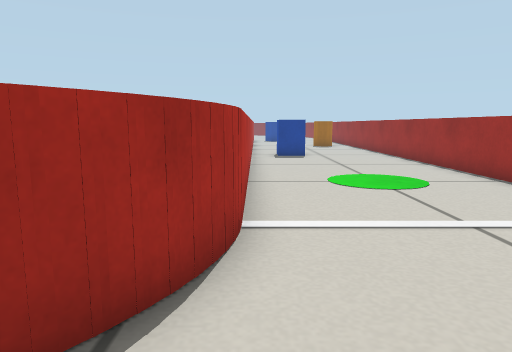
[1] (above)

24 first-person views from a walk through a robot-simulator world made for Gazebo. The camera is 0.35 m above the floor, tilts 8° down and sees 70° across. The lines on the ground mark 1 m squares. The floor is counted in squares, 0.25 m on a side. Each view is taken from the middle of a square. On the plan, view 1 faces up. The plan holds only what a view shows up to about 16 squares ahead; the rest is blank. The place goes on beyond the plan.

[2]
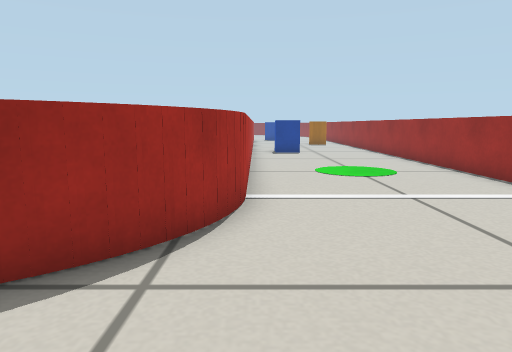

[3]
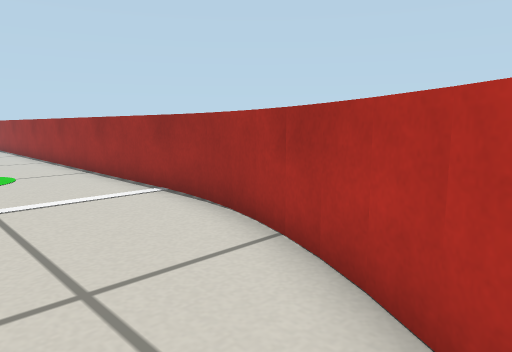

[4]
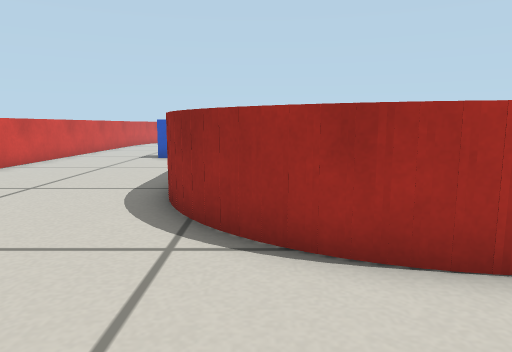

[5]
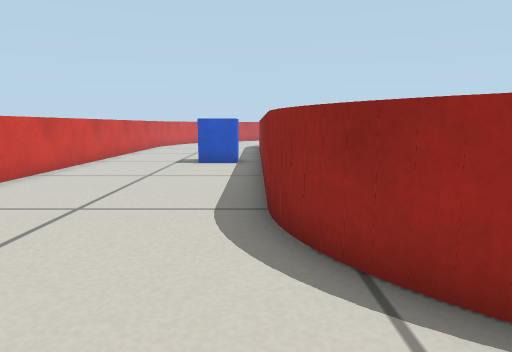

[6]
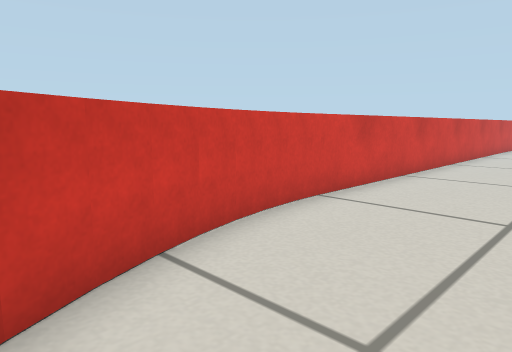

[7]
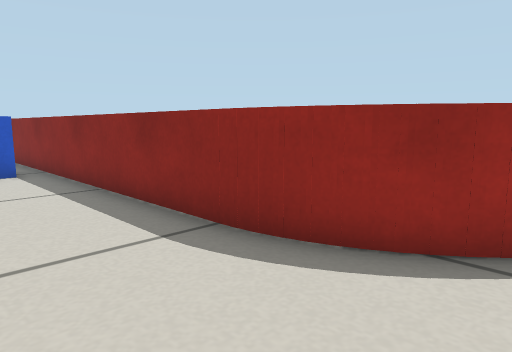

[8]
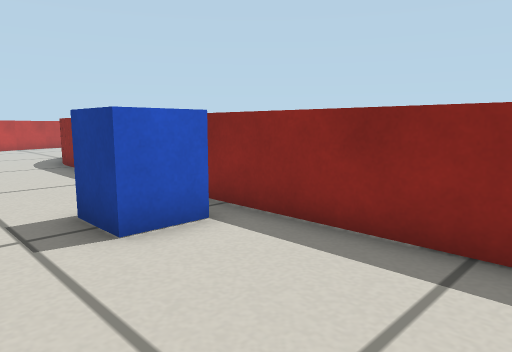

[9]
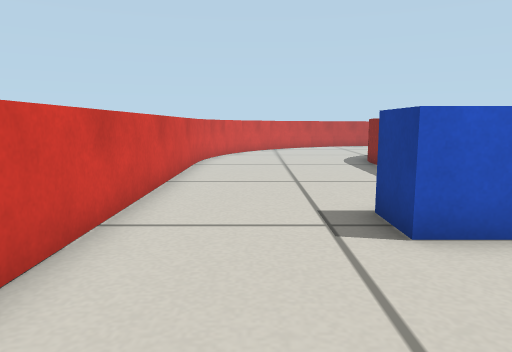

[10]
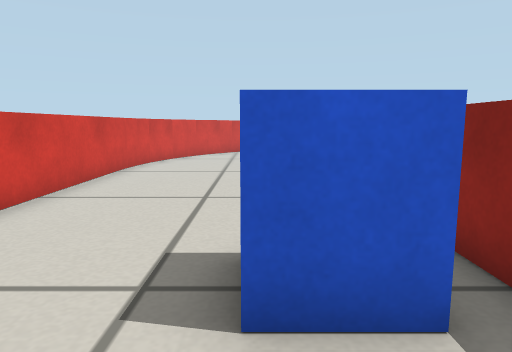

[11]
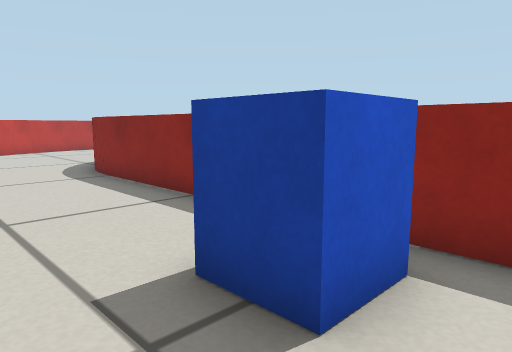

[12]
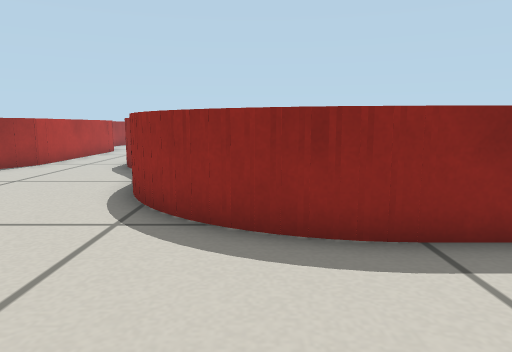

[13]
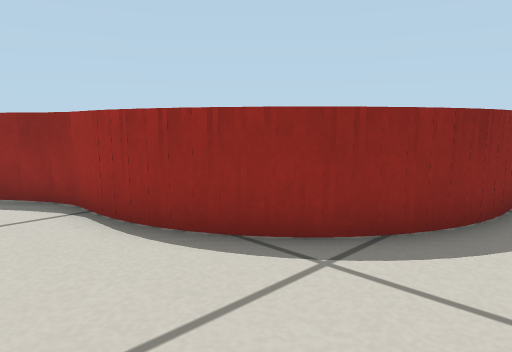

[14]
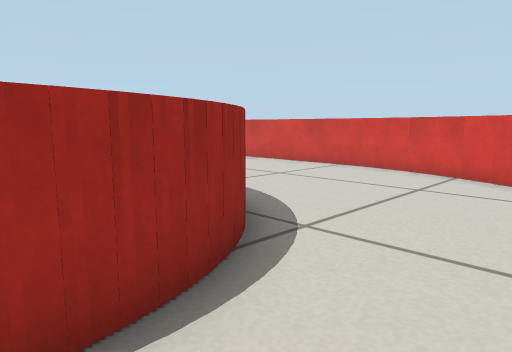

[15]
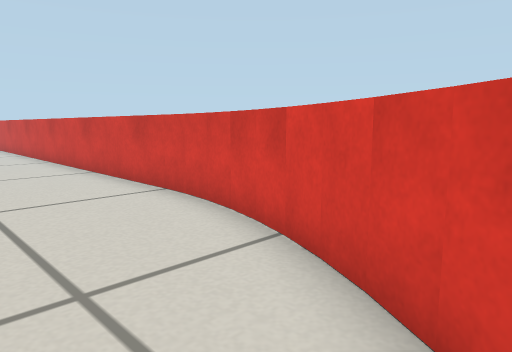

[16]
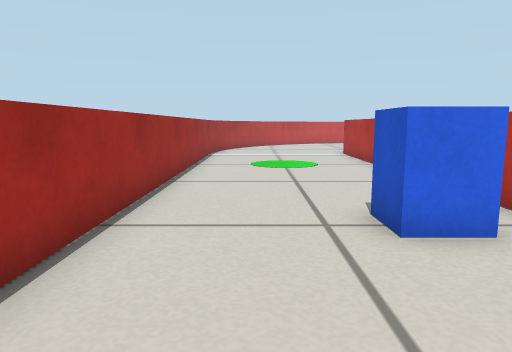

[17]
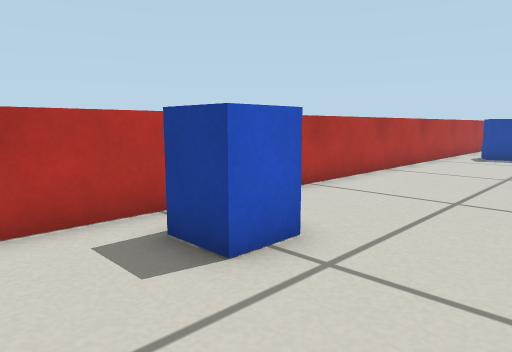

[18]
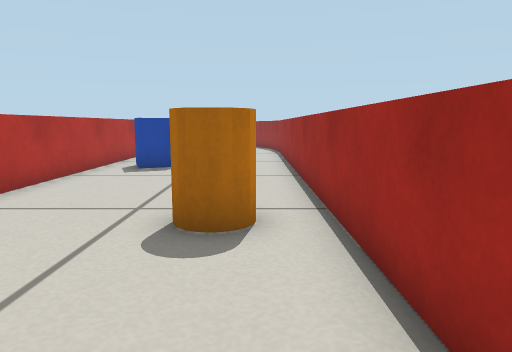

[19]
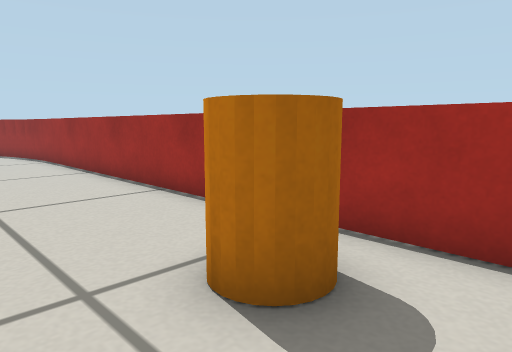

[20]
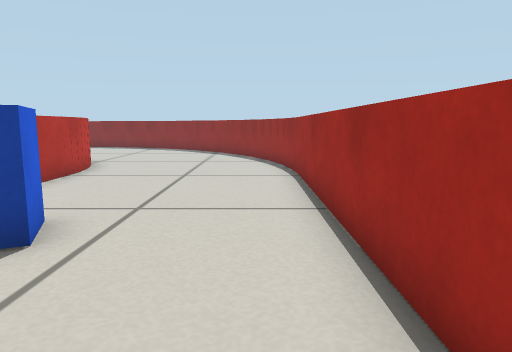

[21]
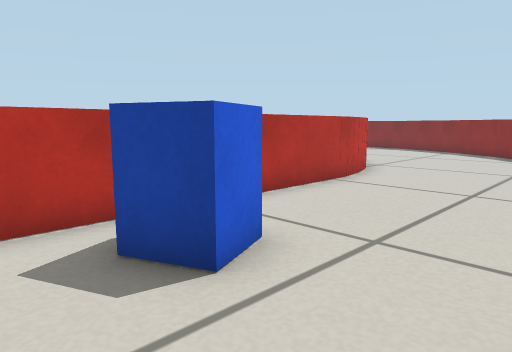

[22]
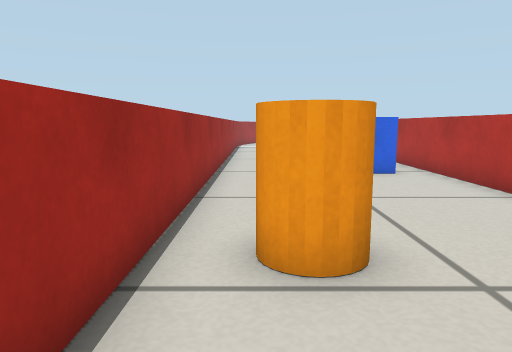

[23]
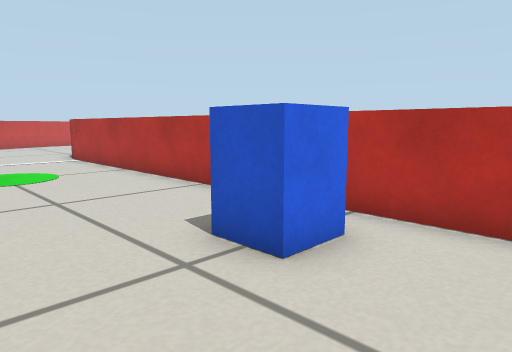

[24]
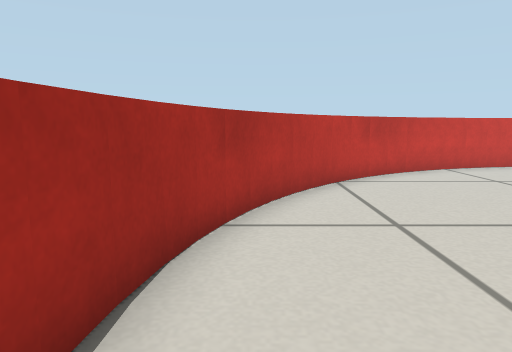

### Floor plan
Points are (right, up) in squares from view 1. A wall is a line through its corners. A room is listed if a view was taken in it or the views show most of it. See-through windows are left out.
Room 1 (views 1, 2, 3, 4, 5, 6, 7, 8, 9, 10, 11, 12, 13, 14, 15, 16, 17, 18, 19, 20, 21, 22, 23, 24)
walls: (-0.2, 4.8) (-0.4, 3.5); (-0.3, 3.7) (-0.9, 2.5); (-0.7, 2.7) (-1.6, 1.6); (6.2, 4.1) (6.2, 37.9); (-1.4, 1.8) (-2.4, 0.9); (6, 2.4) (6.2, 4.2); (-2.1, 1.1) (-3.3, 0.5); (5.5, 0.8) (5.9, 2.5); (-3.2, 0.6) (-4.1, 0.2); (-3.8, 0.3) (-4.8, 0.2); (-4.5, 0.2) (-21.5, 0.2); (4.7, -0.7) (5.5, 1); (3.2, -2.7) (4.8, -0.6); (1.9, -3.9) (3.3, -2.6); (1.3, -4.3) (2.1, -3.7); (-0.9, -5.5) (1.4, -4.3); (-2.6, -6) (-0.8, -5.4); (-4.2, -6.2) (-2.4, -5.9); (-21.3, 0.2) (-22.5, 0.4); (-22.3, 0.4) (-22.8, 0.6); (-22.7, 0.5) (-23.8, 1.1); (-23.6, 1) (-24.4, 1.6); (-24.2, 1.3) (-24.8, 2.1); (-24.7, 1.9) (-25.2, 2.7); (-25.1, 2.5) (-25.5, 3.4); (-25.8, 5.5) (-26, 6.1); (-25.9, 6.1) (-27.2, 8.1); (-25.5, 3.1) (-25.7, 4.1); (-25.7, 3.8) (-25.9, 5.6); (-0.2, 37.5) (-0.2, 4.5); (-21.9, -6.2) (-4.1, -6.2); (6.2, 37.7) (6, 39.5); (-0.3, 38.4) (-0.2, 37.2); (-0.5, 39.1) (-0.3, 38); (-23.6, -5.9) (-21.8, -6.2); (6.1, 39.3) (5.4, 41.5); (-0.8, 39.9) (-0.4, 38.9); (-25.2, -5.4) (-23.4, -6); (-26.7, -4.7) (-25, -5.5); (-27.8, -3.9) (-26.6, -4.8)
ways out: gap at (-28, 9)
objects: blue box (-14, -2) to (-12, -1); blue box (1, 16) to (2, 18); blue box (1, 31) to (2, 32); orange cylinder (4, 24) to (5, 25)

Positions as (right, up) in squares from view 1, and headings:
1: (0, 0), facing up
2: (0, -2), facing up
3: (2, -2), facing up-right
4: (3, 2), facing left
5: (1, 0), facing left
6: (1, -2), facing down-left
7: (-1, -3), facing up-left
8: (-8, -4), facing up-left
9: (-8, -4), facing left
10: (-10, -2), facing left
11: (-11, -4), facing up-left
12: (-23, -4), facing up
13: (-28, -1), facing up-right
14: (-28, 5), facing down-right
15: (-28, -2), facing down-right
16: (4, 22), facing down
17: (5, 14), facing up-left
18: (5, 19), facing up
19: (2, 22), facing up-right
20: (5, 27), facing up
21: (5, 29), facing up-left
22: (5, 28), facing down
23: (5, 20), facing down-left
24: (5, 6), facing down
